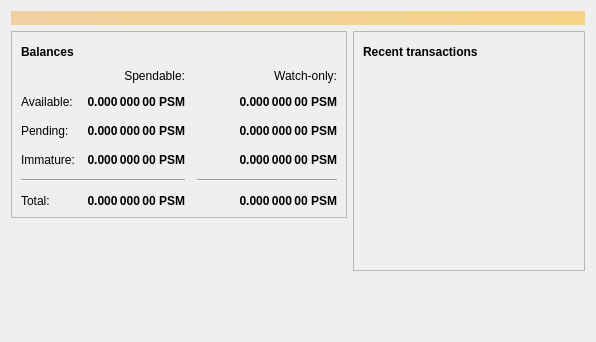
<?xml version="1.0" encoding="UTF-8"?>
<ui version="4.0">
 <class>OverviewPage</class>
 <widget class="QWidget" name="OverviewPage">
  <property name="geometry">
   <rect>
    <x>0</x>
    <y>0</y>
    <width>596</width>
    <height>342</height>
   </rect>
  </property>
  <property name="windowTitle">
   <string>Form</string>
  </property>
  <layout class="QVBoxLayout" name="topLayout">
   <item>
    <widget class="QLabel" name="labelAlerts">
     <property name="visible">
      <bool>false</bool>
     </property>
     <property name="styleSheet">
      <string notr="true">QLabel { background-color: qlineargradient(x1: 0, y1: 0, x2: 1, y2: 0, stop:0 #F0D0A0, stop:1 #F8D488); color:#000000; }</string>
     </property>
     <property name="wordWrap">
      <bool>true</bool>
     </property>
     <property name="margin">
      <number>3</number>
     </property>
     <property name="textInteractionFlags">
      <set>Qt::TextSelectableByMouse</set>
     </property>
    </widget>
   </item>
   <item>
    <layout class="QHBoxLayout" name="horizontalLayout" stretch="1,1">
     <item>
      <layout class="QVBoxLayout" name="verticalLayout_2">
       <item>
        <widget class="QFrame" name="frame">
         <property name="frameShape">
          <enum>QFrame::StyledPanel</enum>
         </property>
         <property name="frameShadow">
          <enum>QFrame::Raised</enum>
         </property>
         <layout class="QVBoxLayout" name="verticalLayout_4">
          <item>
           <layout class="QHBoxLayout" name="horizontalLayout_4">
            <item>
             <widget class="QLabel" name="label_5">
              <property name="font">
               <font>
                <weight>75</weight>
                <bold>true</bold>
               </font>
              </property>
              <property name="text">
               <string>Balances</string>
              </property>
             </widget>
            </item>
            <item>
             <widget class="QPushButton" name="labelWalletStatus">
              <property name="enabled">
               <bool>false</bool>
              </property>
              <property name="maximumSize">
               <size>
                <width>30</width>
                <height>16777215</height>
               </size>
              </property>
              <property name="toolTip">
               <string>The displayed information may be out of date. Your wallet automatically synchronizes with the Litecoin network after a connection is established, but this process has not completed yet.</string>
              </property>
              <property name="text">
               <string/>
              </property>
              <property name="icon">
               <iconset resource="../bitcoin.qrc">
                <normaloff>:/icons/warning</normaloff>
                <disabledoff>:/icons/warning</disabledoff>:/icons/warning</iconset>
              </property>
              <property name="iconSize">
               <size>
                <width>24</width>
                <height>24</height>
               </size>
              </property>
              <property name="flat">
               <bool>true</bool>
              </property>
             </widget>
            </item>
            <item>
             <spacer name="horizontalSpacer_3">
              <property name="orientation">
               <enum>Qt::Horizontal</enum>
              </property>
              <property name="sizeHint" stdset="0">
               <size>
                <width>40</width>
                <height>20</height>
               </size>
              </property>
             </spacer>
            </item>
           </layout>
          </item>
          <item>
           <layout class="QGridLayout" name="gridLayout">
            <property name="spacing">
             <number>12</number>
            </property>
            <item row="2" column="2">
             <widget class="QLabel" name="labelWatchPending">
              <property name="font">
               <font>
                <weight>75</weight>
                <bold>true</bold>
               </font>
              </property>
              <property name="cursor">
               <cursorShape>IBeamCursor</cursorShape>
              </property>
              <property name="toolTip">
               <string>Unconfirmed transactions to watch-only addresses</string>
              </property>
              <property name="text">
               <string notr="true">0.000 000 00 PSM</string>
              </property>
              <property name="alignment">
               <set>Qt::AlignRight|Qt::AlignTrailing|Qt::AlignVCenter</set>
              </property>
              <property name="textInteractionFlags">
               <set>Qt::LinksAccessibleByMouse|Qt::TextSelectableByKeyboard|Qt::TextSelectableByMouse</set>
              </property>
             </widget>
            </item>
            <item row="2" column="1">
             <widget class="QLabel" name="labelUnconfirmed">
              <property name="font">
               <font>
                <weight>75</weight>
                <bold>true</bold>
               </font>
              </property>
              <property name="cursor">
               <cursorShape>IBeamCursor</cursorShape>
              </property>
              <property name="toolTip">
               <string>Total of transactions that have yet to be confirmed, and do not yet count toward the spendable balance</string>
              </property>
              <property name="text">
               <string notr="true">0.000 000 00 PSM</string>
              </property>
              <property name="alignment">
               <set>Qt::AlignRight|Qt::AlignTrailing|Qt::AlignVCenter</set>
              </property>
              <property name="textInteractionFlags">
               <set>Qt::LinksAccessibleByMouse|Qt::TextSelectableByKeyboard|Qt::TextSelectableByMouse</set>
              </property>
             </widget>
            </item>
            <item row="3" column="2">
             <widget class="QLabel" name="labelWatchImmature">
              <property name="font">
               <font>
                <weight>75</weight>
                <bold>true</bold>
               </font>
              </property>
              <property name="cursor">
               <cursorShape>IBeamCursor</cursorShape>
              </property>
              <property name="toolTip">
               <string>Mined balance in watch-only addresses that has not yet matured</string>
              </property>
              <property name="text">
               <string notr="true">0.000 000 00 PSM</string>
              </property>
              <property name="alignment">
               <set>Qt::AlignRight|Qt::AlignTrailing|Qt::AlignVCenter</set>
              </property>
              <property name="textInteractionFlags">
               <set>Qt::LinksAccessibleByMouse|Qt::TextSelectableByKeyboard|Qt::TextSelectableByMouse</set>
              </property>
             </widget>
            </item>
            <item row="4" column="0" colspan="2">
             <widget class="Line" name="line">
              <property name="orientation">
               <enum>Qt::Horizontal</enum>
              </property>
             </widget>
            </item>
            <item row="4" column="2">
             <widget class="Line" name="lineWatchBalance">
              <property name="sizePolicy">
               <sizepolicy hsizetype="Preferred" vsizetype="Fixed">
                <horstretch>0</horstretch>
                <verstretch>0</verstretch>
               </sizepolicy>
              </property>
              <property name="minimumSize">
               <size>
                <width>140</width>
                <height>0</height>
               </size>
              </property>
              <property name="orientation">
               <enum>Qt::Horizontal</enum>
              </property>
             </widget>
            </item>
            <item row="5" column="0">
             <widget class="QLabel" name="labelTotalText">
              <property name="text">
               <string>Total:</string>
              </property>
             </widget>
            </item>
            <item row="3" column="1">
             <widget class="QLabel" name="labelImmature">
              <property name="font">
               <font>
                <weight>75</weight>
                <bold>true</bold>
               </font>
              </property>
              <property name="cursor">
               <cursorShape>IBeamCursor</cursorShape>
              </property>
              <property name="toolTip">
               <string>Mined balance that has not yet matured</string>
              </property>
              <property name="text">
               <string notr="true">0.000 000 00 PSM</string>
              </property>
              <property name="alignment">
               <set>Qt::AlignRight|Qt::AlignTrailing|Qt::AlignVCenter</set>
              </property>
              <property name="textInteractionFlags">
               <set>Qt::LinksAccessibleByMouse|Qt::TextSelectableByKeyboard|Qt::TextSelectableByMouse</set>
              </property>
             </widget>
            </item>
            <item row="2" column="3">
             <spacer name="horizontalSpacer_2">
              <property name="orientation">
               <enum>Qt::Horizontal</enum>
              </property>
              <property name="sizeHint" stdset="0">
               <size>
                <width>40</width>
                <height>20</height>
               </size>
              </property>
             </spacer>
            </item>
            <item row="3" column="0">
             <widget class="QLabel" name="labelImmatureText">
              <property name="text">
               <string>Immature:</string>
              </property>
             </widget>
            </item>
            <item row="5" column="1">
             <widget class="QLabel" name="labelTotal">
              <property name="font">
               <font>
                <weight>75</weight>
                <bold>true</bold>
               </font>
              </property>
              <property name="cursor">
               <cursorShape>IBeamCursor</cursorShape>
              </property>
              <property name="toolTip">
               <string>Your current total balance</string>
              </property>
              <property name="text">
               <string notr="true">0.000 000 00 PSM</string>
              </property>
              <property name="alignment">
               <set>Qt::AlignRight|Qt::AlignTrailing|Qt::AlignVCenter</set>
              </property>
              <property name="textInteractionFlags">
               <set>Qt::LinksAccessibleByMouse|Qt::TextSelectableByKeyboard|Qt::TextSelectableByMouse</set>
              </property>
             </widget>
            </item>
            <item row="5" column="2">
             <widget class="QLabel" name="labelWatchTotal">
              <property name="font">
               <font>
                <weight>75</weight>
                <bold>true</bold>
               </font>
              </property>
              <property name="cursor">
               <cursorShape>IBeamCursor</cursorShape>
              </property>
              <property name="toolTip">
               <string>Current total balance in watch-only addresses</string>
              </property>
              <property name="text">
               <string notr="true">0.000 000 00 PSM</string>
              </property>
              <property name="alignment">
               <set>Qt::AlignRight|Qt::AlignTrailing|Qt::AlignVCenter</set>
              </property>
              <property name="textInteractionFlags">
               <set>Qt::LinksAccessibleByMouse|Qt::TextSelectableByKeyboard|Qt::TextSelectableByMouse</set>
              </property>
             </widget>
            </item>
            <item row="0" column="2">
             <widget class="QLabel" name="labelWatchonly">
              <property name="text">
               <string>Watch-only:</string>
              </property>
              <property name="alignment">
               <set>Qt::AlignRight|Qt::AlignTrailing|Qt::AlignVCenter</set>
              </property>
             </widget>
            </item>
            <item row="1" column="0">
             <widget class="QLabel" name="labelBalanceText">
              <property name="text">
               <string>Available:</string>
              </property>
             </widget>
            </item>
            <item row="1" column="1">
             <widget class="QLabel" name="labelBalance">
              <property name="font">
               <font>
                <weight>75</weight>
                <bold>true</bold>
               </font>
              </property>
              <property name="cursor">
               <cursorShape>IBeamCursor</cursorShape>
              </property>
              <property name="toolTip">
               <string>Your current spendable balance</string>
              </property>
              <property name="text">
               <string notr="true">0.000 000 00 PSM</string>
              </property>
              <property name="alignment">
               <set>Qt::AlignRight|Qt::AlignTrailing|Qt::AlignVCenter</set>
              </property>
              <property name="textInteractionFlags">
               <set>Qt::LinksAccessibleByMouse|Qt::TextSelectableByKeyboard|Qt::TextSelectableByMouse</set>
              </property>
             </widget>
            </item>
            <item row="1" column="2">
             <widget class="QLabel" name="labelWatchAvailable">
              <property name="font">
               <font>
                <weight>75</weight>
                <bold>true</bold>
               </font>
              </property>
              <property name="cursor">
               <cursorShape>IBeamCursor</cursorShape>
              </property>
              <property name="toolTip">
               <string>Your current balance in watch-only addresses</string>
              </property>
              <property name="text">
               <string notr="true">0.000 000 00 PSM</string>
              </property>
              <property name="alignment">
               <set>Qt::AlignRight|Qt::AlignTrailing|Qt::AlignVCenter</set>
              </property>
              <property name="textInteractionFlags">
               <set>Qt::LinksAccessibleByMouse|Qt::TextSelectableByKeyboard|Qt::TextSelectableByMouse</set>
              </property>
             </widget>
            </item>
            <item row="2" column="0">
             <widget class="QLabel" name="labelPendingText">
              <property name="text">
               <string>Pending:</string>
              </property>
             </widget>
            </item>
            <item row="0" column="1">
             <widget class="QLabel" name="labelSpendable">
              <property name="text">
               <string>Spendable:</string>
              </property>
              <property name="alignment">
               <set>Qt::AlignRight|Qt::AlignTrailing|Qt::AlignVCenter</set>
              </property>
             </widget>
            </item>
           </layout>
          </item>
         </layout>
        </widget>
       </item>
       <item>
        <spacer name="verticalSpacer">
         <property name="orientation">
          <enum>Qt::Vertical</enum>
         </property>
         <property name="sizeHint" stdset="0">
          <size>
           <width>20</width>
           <height>40</height>
          </size>
         </property>
        </spacer>
       </item>
      </layout>
     </item>
     <item>
      <layout class="QVBoxLayout" name="verticalLayout_3">
       <item>
        <widget class="QFrame" name="frame_2">
         <property name="frameShape">
          <enum>QFrame::StyledPanel</enum>
         </property>
         <property name="frameShadow">
          <enum>QFrame::Raised</enum>
         </property>
         <layout class="QVBoxLayout" name="verticalLayout">
          <item>
           <layout class="QHBoxLayout" name="horizontalLayout_2">
            <item>
             <widget class="QLabel" name="label_4">
              <property name="font">
               <font>
                <weight>75</weight>
                <bold>true</bold>
               </font>
              </property>
              <property name="text">
               <string>Recent transactions</string>
              </property>
             </widget>
            </item>
            <item>
             <widget class="QPushButton" name="labelTransactionsStatus">
              <property name="enabled">
               <bool>false</bool>
              </property>
              <property name="maximumSize">
               <size>
                <width>30</width>
                <height>16777215</height>
               </size>
              </property>
              <property name="toolTip">
               <string>The displayed information may be out of date. Your wallet automatically synchronizes with the Litecoin network after a connection is established, but this process has not completed yet.</string>
              </property>
              <property name="text">
               <string/>
              </property>
              <property name="icon">
               <iconset resource="../bitcoin.qrc">
                <normaloff>:/icons/warning</normaloff>
                <disabledoff>:/icons/warning</disabledoff>:/icons/warning</iconset>
              </property>
              <property name="iconSize">
               <size>
                <width>24</width>
                <height>24</height>
               </size>
              </property>
              <property name="flat">
               <bool>true</bool>
              </property>
             </widget>
            </item>
            <item>
             <spacer name="horizontalSpacer">
              <property name="orientation">
               <enum>Qt::Horizontal</enum>
              </property>
              <property name="sizeHint" stdset="0">
               <size>
                <width>40</width>
                <height>20</height>
               </size>
              </property>
             </spacer>
            </item>
           </layout>
          </item>
          <item>
           <widget class="QListView" name="listTransactions">
            <property name="styleSheet">
             <string notr="true">QListView { background: transparent; }</string>
            </property>
            <property name="frameShape">
             <enum>QFrame::NoFrame</enum>
            </property>
            <property name="verticalScrollBarPolicy">
             <enum>Qt::ScrollBarAlwaysOff</enum>
            </property>
            <property name="horizontalScrollBarPolicy">
             <enum>Qt::ScrollBarAlwaysOff</enum>
            </property>
            <property name="selectionMode">
             <enum>QAbstractItemView::NoSelection</enum>
            </property>
           </widget>
          </item>
         </layout>
        </widget>
       </item>
       <item>
        <spacer name="verticalSpacer_2">
         <property name="orientation">
          <enum>Qt::Vertical</enum>
         </property>
         <property name="sizeHint" stdset="0">
          <size>
           <width>20</width>
           <height>40</height>
          </size>
         </property>
        </spacer>
       </item>
      </layout>
     </item>
    </layout>
   </item>
  </layout>
 </widget>
 <resources/>
 <connections/>
</ui>
